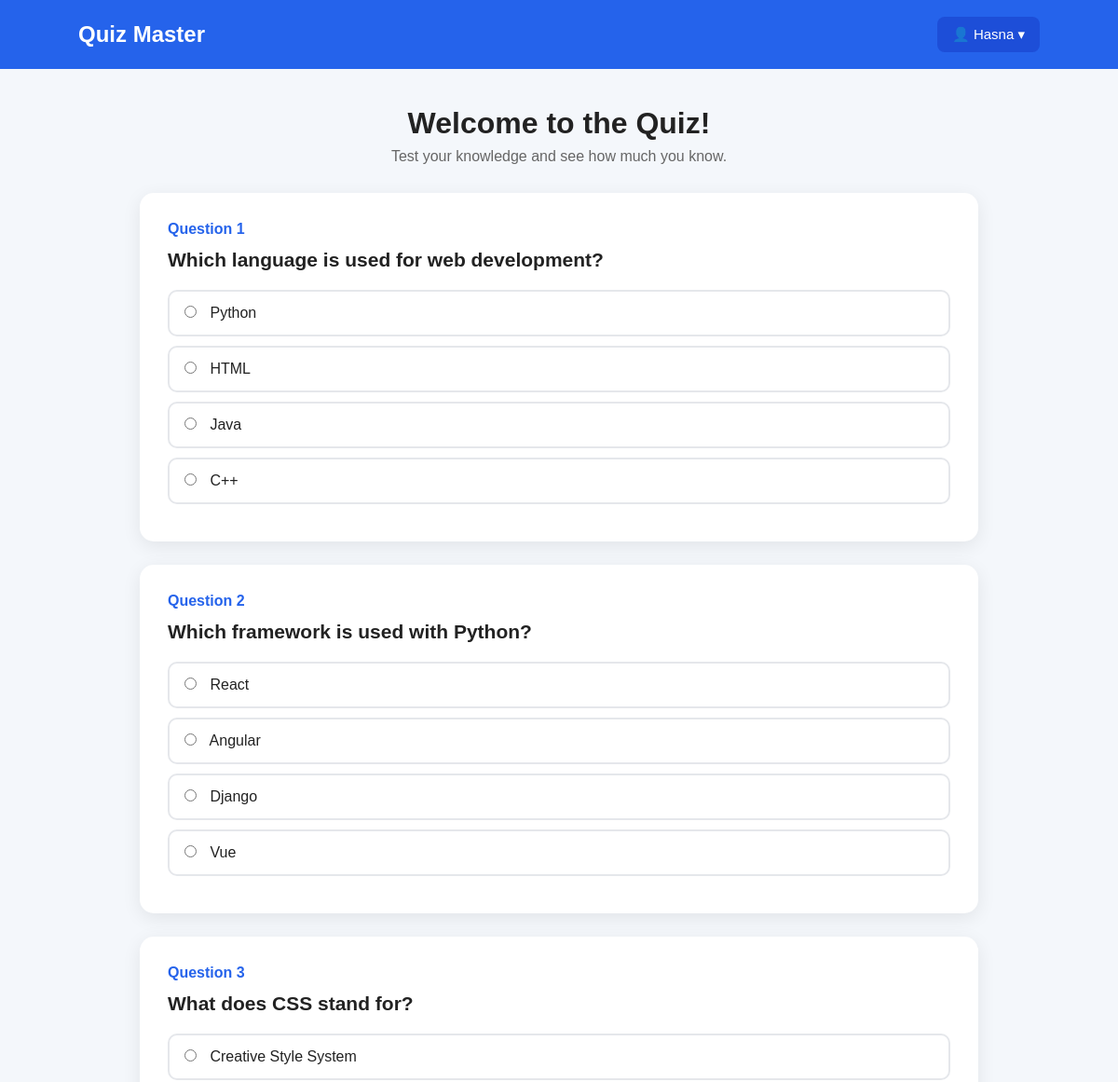
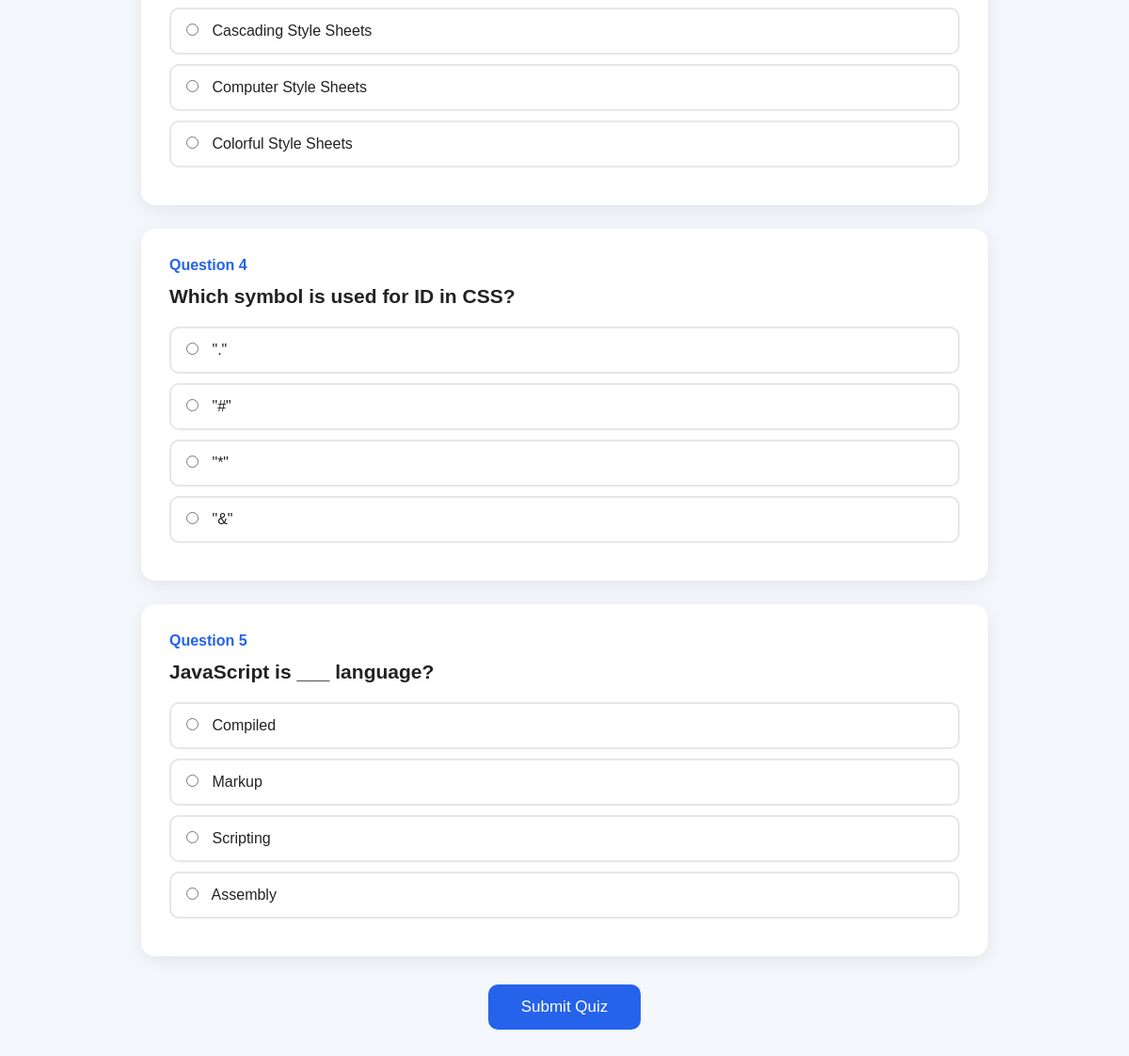
/quiz/ (signed in), run on the app's committed database (2 pictures, top to bottom).
### quizapp/models.py (models this page shows, shortened)
class Question(models.Model):
    question_text = models.CharField(max_length=300)
    option1 = models.CharField(max_length=200)
    option2 = models.CharField(max_length=200)
    option3 = models.CharField(max_length=200)
    option4 = models.CharField(max_length=200)
    correct_answer = models.CharField(max_length=200)

### quizapp/views.py (the view, shortened to what this page needs)
# urls.py: path('quiz/', quiz, name='quiz'),
@login_required
def quiz(request):
    questions = Question.objects.all()
    score = None
    percentage = None
    result_message = None
    return render(request, 'quizapp/quiz.html', {
        'questions': questions,
        'score': score,
        'percentage': percentage,
        'result_message': result_message
    })

### quizapp/templates/quizapp/quiz.html (shortened to what this page needs)
<!DOCTYPE html>
<html lang="en">
<head>
</head>
<body>
    <nav class="navbar">
        <div class="logo">
            Quiz Master
        </div>
        <div class="user-section">
            <div class="account-menu">
                <button class="account-button" onclick="toggleAccountMenu()">
                    👤 {{ user.username }} ▾
                </button>
            </div>
        </div>
    </nav>
    <div class="container">
        <div class="welcome">
            <h1>Welcome to the Quiz!</h1>
            <p>Test your knowledge and see how much you know.</p>
        </div>
        <form method="POST">
            {% for question in questions %}
            <div class="question-card">
                <div class="question-number">
                    Question {{ forloop.counter }}
                </div>
                <div class="question-text">
                    {{ question.question_text }}
                </div>
                <label class="option">
                    <input type="radio" name="question_{{ question.id }}" value="{{ question.option1 }}">
                    {{ question.option1 }}
                </label>
                <label class="option">
                    <input type="radio" name="question_{{ question.id }}" value="{{ question.option2 }}">
                    {{ question.option2 }}
                </label>
                <label class="option">
                    <input type="radio" name="question_{{ question.id }}" value="{{ question.option3 }}">
                    {{ question.option3 }}
                </label>
                <label class="option">
                    <input type="radio" name="question_{{ question.id }}" value="{{ question.option4 }}">
                    {{ question.option4 }}
                </label>
            </div>
            {% empty %}
            <div class="empty">
                <h2>No Questions Available</h2>
                <p>Please add questions from the admin panel.</p>
            </div>
            {% endfor %}
            {% if questions %}
            <div class="submit-section">
                <button type="submit" class="submit-btn">
                    Submit Quiz
                </button>
            </div>
            {% endif %}
        </form>
    </div>
</body>
</html>

### quizapp/templates/quizapp/quiz.html (style rules this page uses)
* { box-sizing: border-box; margin: 0; padding: 0; }
body { font-family: Arial, sans-serif; background: #f4f7fb; color: #222; }
.navbar { background: #2563eb; color: white; padding: 18px 7%; display: flex; justify-content: space-between; align-items: center; }
.logo { font-size: 24px; font-weight: bold; }
.user-section { display: flex; align-items: center; gap: 20px; }
.container { width: 90%; max-width: 900px; margin: 40px auto; }
.welcome { text-align: center; margin-bottom: 30px; }
.welcome h1 { font-size: 32px; margin-bottom: 8px; }
.welcome p { color: #666; }
.question-card { background: white; padding: 30px; margin-bottom: 25px; border-radius: 15px; box-shadow: 0 5px 20px rgba(0, 0, 0, 0.08); }
.question-number { color: #2563eb; font-weight: bold; margin-bottom: 12px; }
.question-text { font-size: 21px; font-weight: 600; margin-bottom: 20px; }
.option { display: block; border: 2px solid #e5e7eb; padding: 14px 16px; margin: 10px 0; border-radius: 10px; cursor: pointer; transition: 0.2s; }
.option input { margin-right: 10px; }
.submit-section { text-align: center; margin: 30px 0; }
.submit-btn { background: #2563eb; color: white; border: none; padding: 14px 35px; font-size: 17px; border-radius: 10px; cursor: pointer; }
.account-menu { position: relative; }
.account-button { background: #1d4ed8; color: white; border: none; padding: 10px 16px; border-radius: 8px; cursor: pointer; font-size: 15px; }

### data on the page
Question: question_text "Which language is used for web development?", option1 "Python", option2 "HTML", option3 "Java", option4 "C++"
Question: question_text "Which framework is used with Python?", option1 "React", option2 "Angular", option3 "Django", option4 "Vue"
Question: question_text "What does CSS stand for?", option1 "Creative Style System", option2 "Cascading Style Sheets", option3 "Computer Style Sheets", option4 "Colorful Style Sheets"
Question: question_text "Which symbol is used for ID in CSS?", option1 "\".\"", option2 "\"#\"", option3 "\"*\"", option4 "\"&\""
Question: question_text "JavaScript is ___ language?", option1 "Compiled", option2 "Markup", option3 "Scripting", option4 "Assembly"

### other printed values
{{ user.username }} "Hasna"
